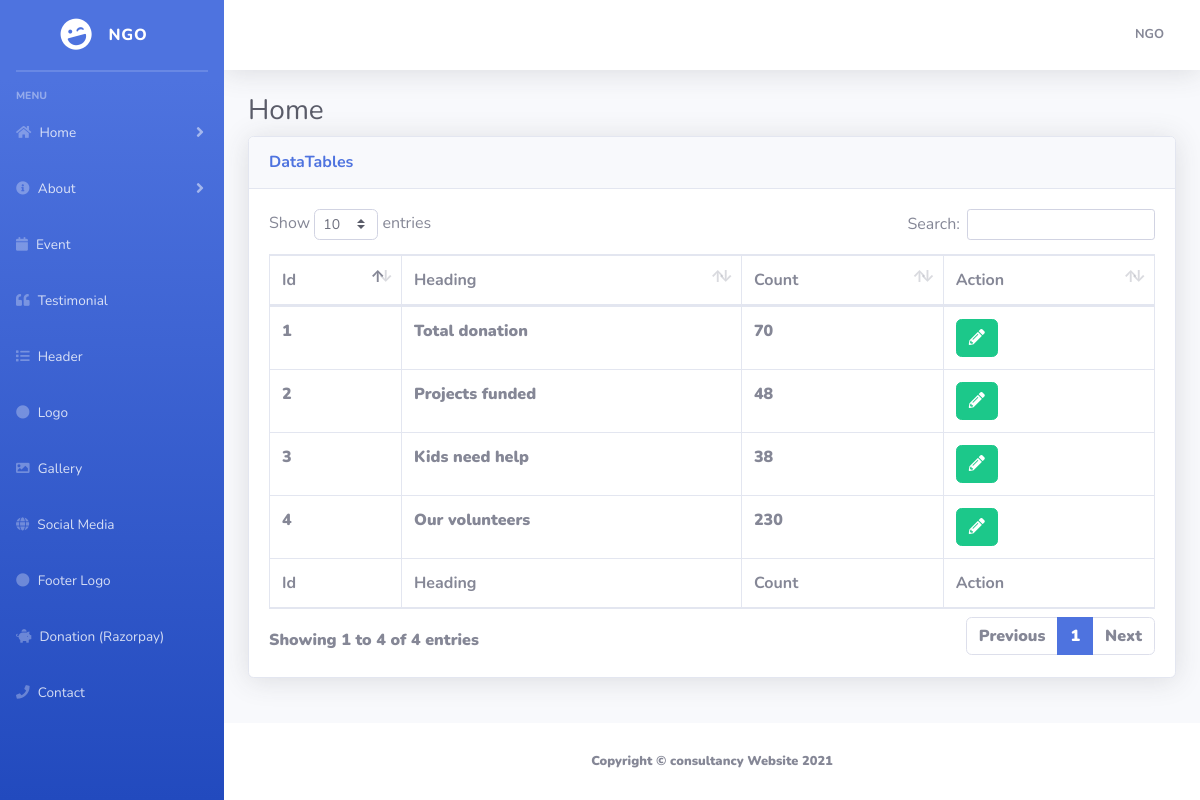
Screenshot of /admin/count.php (signed in) with the database file from the repository.
### tables this page shows
CREATE TABLE `count` (
  `id` int(11) NOT NULL,
  `heading` varchar(1000) NOT NULL,
  `count` varchar(1000) NOT NULL
);

### admin/db.php (called while the page is built, shortened)
?><?php
class DBController {
private $host = "localhost";
	private $user = "admin_oxpin";
	private $password = "parthiv99";
	private $database = "admin_oxpin";
	private $conn;
	function __construct() {
		$this->conn = $this->connectDB();
	}
	function connectDB() {
		$conn = mysqli_connect($this->host,$this->user,$this->password,$this->database);
mysqli_set_charset($conn,"utf8");
		return $conn;
	}
	function runQuery($query) {
		$result = mysqli_query($this->conn,$query);
		while($row=mysqli_fetch_assoc($result)) {
			$resultset[] = $row;
		}
		if(!empty($resultset))
			return $resultset;
	}
}
$db_handle = new DBController();
?>

### admin/count.php (the view, shortened to what this page needs)
<?php
include('header.php');
?>
                <div class="container-fluid">
                    <h1 class="h3 mb-2 text-gray-800">Home</h1>
                    <div class="card shadow mb-4">
                        <div class="card-header py-3">
                            <h6 class="m-0 font-weight-bold text-primary">DataTables</h6>
                        </div>
                        <div class="card-body">
                            <div class="table-responsive">
                                <table class="table table-bordered" id="dataTable" width="100%" cellspacing="0">
                                    <thead>
                                        <tr>
                                            <th>Id</th>
                                            <th>Heading</th>
                                            <th>Count</th>
                                            <th>Action</th>
                                        </tr>
                                    </thead>
                                    <tfoot>
                                        <tr>
                                            <th>Id</th>
                                            <th>Heading</th>
                                            <th>Count</th>
                                            <th>Action</th>
                                        </tr>
                                    </tfoot>
                                    <tbody>
                                    <?php
$result = $db_handle->runQuery("select * from count ");
foreach($result as $row) { ?>
                    <td ><?php echo $row['id'];?></td>
                    <td ><?php echo $row['heading'];?></td>
                    <td ><?php echo $row['count'];?></td>
                    <td>
                      <a href="countedit.php?id=<?php echo $row['id']; ?>"> <button class="btn btn-success btn-xs"><i class="fas fa-pencil-alt"></i></button></a>
                    </td>
<?php } ?>
                                        </tbody>
                                </table>
                            </div>
                        </div>
                    </div>
                </div>
            </div>
            <footer class="sticky-footer bg-white">
                <div class="container my-auto">
                    <div class="copyright text-center my-auto">
                        <span>Copyright &copy; consultancy Website 2021</span>
                    </div>
                </div>
            </footer>
        </div>
    </div>
</body>
</html>

### rows the page displays
count: id "1", heading "Total donation", count "70"
count: id "2", heading "Projects funded", count "48"
count: id "3", heading "Kids need help", count "38"
count: id "4", heading "Our volunteers", count "230"
